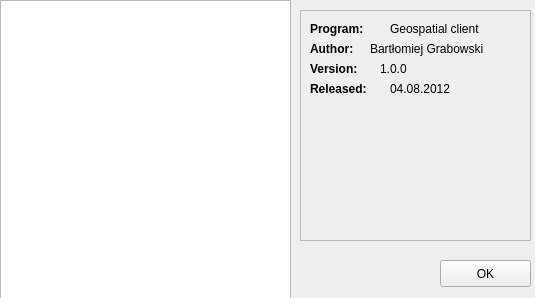
<?xml version="1.0" encoding="UTF-8"?>
<ui version="4.0">
 <class>Form</class>
 <widget class="QWidget" name="Form">
  <property name="geometry">
   <rect>
    <x>0</x>
    <y>0</y>
    <width>535</width>
    <height>298</height>
   </rect>
  </property>
  <property name="windowTitle">
   <string>About</string>
  </property>
  <property name="windowIcon">
   <iconset>
    <normaloff>icons/1344071649_consulting.ico</normaloff>icons/1344071649_consulting.ico</iconset>
  </property>
  <widget class="QGraphicsView" name="graphicsView">
   <property name="geometry">
    <rect>
     <x>0</x>
     <y>0</y>
     <width>291</width>
     <height>301</height>
    </rect>
   </property>
  </widget>
  <widget class="QFrame" name="frame">
   <property name="geometry">
    <rect>
     <x>300</x>
     <y>10</y>
     <width>231</width>
     <height>231</height>
    </rect>
   </property>
   <property name="frameShape">
    <enum>QFrame::StyledPanel</enum>
   </property>
   <property name="frameShadow">
    <enum>QFrame::Raised</enum>
   </property>
   <widget class="QLabel" name="label">
    <property name="geometry">
     <rect>
      <x>10</x>
      <y>10</y>
      <width>71</width>
      <height>17</height>
     </rect>
    </property>
    <property name="font">
     <font>
      <weight>75</weight>
      <bold>true</bold>
     </font>
    </property>
    <property name="text">
     <string>Program:</string>
    </property>
   </widget>
   <widget class="QLabel" name="label_2">
    <property name="geometry">
     <rect>
      <x>10</x>
      <y>30</y>
      <width>62</width>
      <height>17</height>
     </rect>
    </property>
    <property name="font">
     <font>
      <weight>75</weight>
      <bold>true</bold>
     </font>
    </property>
    <property name="text">
     <string>Author:</string>
    </property>
   </widget>
   <widget class="QLabel" name="label_3">
    <property name="geometry">
     <rect>
      <x>10</x>
      <y>50</y>
      <width>62</width>
      <height>17</height>
     </rect>
    </property>
    <property name="font">
     <font>
      <weight>75</weight>
      <bold>true</bold>
     </font>
    </property>
    <property name="text">
     <string>Version:</string>
    </property>
   </widget>
   <widget class="QLabel" name="label_4">
    <property name="geometry">
     <rect>
      <x>10</x>
      <y>70</y>
      <width>81</width>
      <height>17</height>
     </rect>
    </property>
    <property name="font">
     <font>
      <weight>75</weight>
      <bold>true</bold>
     </font>
    </property>
    <property name="text">
     <string>Released:</string>
    </property>
   </widget>
   <widget class="QLabel" name="label_5">
    <property name="geometry">
     <rect>
      <x>90</x>
      <y>10</y>
      <width>131</width>
      <height>17</height>
     </rect>
    </property>
    <property name="text">
     <string>Geospatial client</string>
    </property>
   </widget>
   <widget class="QLabel" name="label_6">
    <property name="geometry">
     <rect>
      <x>70</x>
      <y>30</y>
      <width>151</width>
      <height>17</height>
     </rect>
    </property>
    <property name="text">
     <string>Bartłomiej Grabowski</string>
    </property>
   </widget>
   <widget class="QLabel" name="label_7">
    <property name="geometry">
     <rect>
      <x>80</x>
      <y>50</y>
      <width>62</width>
      <height>17</height>
     </rect>
    </property>
    <property name="text">
     <string>1.0.0</string>
    </property>
   </widget>
   <widget class="QLabel" name="label_8">
    <property name="geometry">
     <rect>
      <x>90</x>
      <y>70</y>
      <width>101</width>
      <height>17</height>
     </rect>
    </property>
    <property name="text">
     <string>04.08.2012</string>
    </property>
   </widget>
  </widget>
  <widget class="QPushButton" name="ok_btn">
   <property name="geometry">
    <rect>
     <x>440</x>
     <y>260</y>
     <width>91</width>
     <height>27</height>
    </rect>
   </property>
   <property name="text">
    <string>OK</string>
   </property>
  </widget>
 </widget>
 <resources/>
 <connections/>
</ui>
